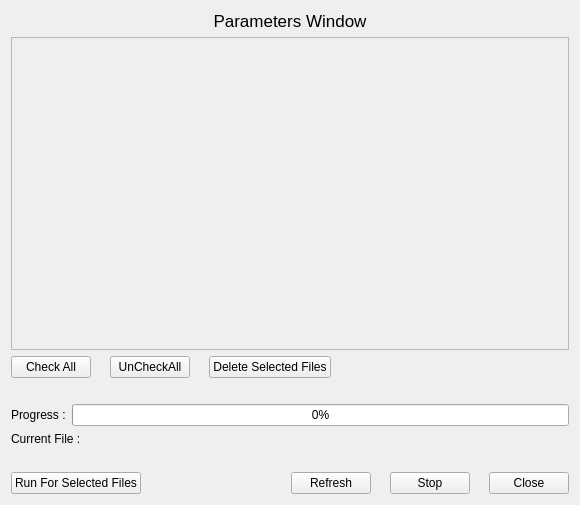
<?xml version="1.0" encoding="UTF-8"?>
<ui version="4.0">
 <class>ParametersScreen</class>
 <widget class="QWidget" name="ParametersScreen">
  <property name="geometry">
   <rect>
    <x>0</x>
    <y>0</y>
    <width>580</width>
    <height>505</height>
   </rect>
  </property>
  <property name="minimumSize">
   <size>
    <width>0</width>
    <height>450</height>
   </size>
  </property>
  <property name="windowTitle">
   <string>Form</string>
  </property>
  <layout class="QVBoxLayout" name="verticalLayout">
   <item>
    <widget class="QLabel" name="label">
     <property name="font">
      <font>
       <pointsize>13</pointsize>
      </font>
     </property>
     <property name="text">
      <string>Parameters Window</string>
     </property>
     <property name="alignment">
      <set>Qt::AlignCenter</set>
     </property>
    </widget>
   </item>
   <item>
    <widget class="QScrollArea" name="scrollArea">
     <property name="widgetResizable">
      <bool>true</bool>
     </property>
     <widget class="QWidget" name="parametersScrollAreaLayout">
      <property name="geometry">
       <rect>
        <x>0</x>
        <y>0</y>
        <width>556</width>
        <height>269</height>
       </rect>
      </property>
      <layout class="QVBoxLayout" name="verticalLayout_4">
       <item>
        <widget class="QWidget" name="widget" native="true">
         <layout class="QVBoxLayout" name="verticalLayout_2"/>
        </widget>
       </item>
      </layout>
     </widget>
    </widget>
   </item>
   <item>
    <layout class="QHBoxLayout" name="horizontalLayout_4">
     <item>
      <widget class="QPushButton" name="checkAllPushButton">
       <property name="text">
        <string>Check All</string>
       </property>
      </widget>
     </item>
     <item>
      <widget class="QLabel" name="label_8">
       <property name="text">
        <string/>
       </property>
      </widget>
     </item>
     <item>
      <widget class="QPushButton" name="unCheckAllPushButton">
       <property name="text">
        <string>UnCheckAll</string>
       </property>
      </widget>
     </item>
     <item>
      <widget class="QLabel" name="label_9">
       <property name="text">
        <string/>
       </property>
      </widget>
     </item>
     <item>
      <widget class="QPushButton" name="deleteSelectedFilesButton">
       <property name="text">
        <string>Delete Selected Files</string>
       </property>
      </widget>
     </item>
     <item>
      <spacer name="horizontalSpacer_2">
       <property name="orientation">
        <enum>Qt::Horizontal</enum>
       </property>
       <property name="sizeHint" stdset="0">
        <size>
         <width>40</width>
         <height>20</height>
        </size>
       </property>
      </spacer>
     </item>
    </layout>
   </item>
   <item>
    <widget class="QLabel" name="label_7">
     <property name="text">
      <string/>
     </property>
    </widget>
   </item>
   <item>
    <layout class="QHBoxLayout" name="horizontalLayout_2">
     <item>
      <widget class="QLabel" name="label_2">
       <property name="text">
        <string>Progress :</string>
       </property>
      </widget>
     </item>
     <item>
      <widget class="QProgressBar" name="progressBar">
       <property name="value">
        <number>0</number>
       </property>
      </widget>
     </item>
    </layout>
   </item>
   <item>
    <layout class="QHBoxLayout" name="horizontalLayout_3">
     <item>
      <widget class="QLabel" name="label_3">
       <property name="maximumSize">
        <size>
         <width>100</width>
         <height>16777215</height>
        </size>
       </property>
       <property name="text">
        <string>Current File :</string>
       </property>
      </widget>
     </item>
     <item>
      <widget class="QLabel" name="currentFileLabel">
       <property name="text">
        <string/>
       </property>
      </widget>
     </item>
    </layout>
   </item>
   <item>
    <widget class="QLabel" name="label_5">
     <property name="text">
      <string/>
     </property>
    </widget>
   </item>
   <item>
    <layout class="QHBoxLayout" name="horizontalLayout">
     <item>
      <widget class="QPushButton" name="runButton">
       <property name="text">
        <string>Run For Selected Files</string>
       </property>
      </widget>
     </item>
     <item>
      <spacer name="horizontalSpacer">
       <property name="orientation">
        <enum>Qt::Horizontal</enum>
       </property>
       <property name="sizeHint" stdset="0">
        <size>
         <width>40</width>
         <height>20</height>
        </size>
       </property>
      </spacer>
     </item>
     <item>
      <widget class="QPushButton" name="refreshButton">
       <property name="text">
        <string>Refresh</string>
       </property>
      </widget>
     </item>
     <item>
      <widget class="QLabel" name="label_4">
       <property name="text">
        <string/>
       </property>
      </widget>
     </item>
     <item>
      <widget class="QPushButton" name="stopButton">
       <property name="text">
        <string>Stop</string>
       </property>
      </widget>
     </item>
     <item>
      <widget class="QLabel" name="label_6">
       <property name="text">
        <string/>
       </property>
      </widget>
     </item>
     <item>
      <widget class="QPushButton" name="closeButton">
       <property name="text">
        <string>Close</string>
       </property>
      </widget>
     </item>
    </layout>
   </item>
  </layout>
 </widget>
 <resources/>
 <connections/>
</ui>
